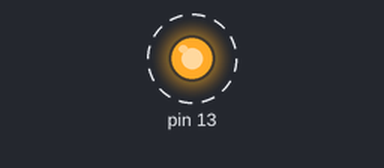
A sketch run on a simulated Arduino Uno, built with avr-gcc and run on an emulated ATmega328P. Shown: output pins drawn as LEDs (lit = HIGH). Dashed ring = blinking.

Above: at 0.1 s.
Timing chart, 0 to 3.0 s (numbered marks = the images above):
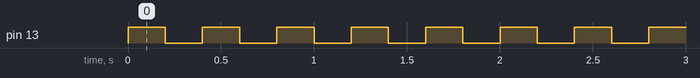

Measured:
- by itself, pin 13: alternates HIGH for 0.20 s and LOW for 0.20 s

The sketch:

LED13_Leuchte.ino
```cpp
//Globale Variablen deklarieren
int Leuchtintervall;

/**************
 * Startfunktion vorbereiten und ausführen
 **************/

void setup(){

  //Leuchtintervall in ms zuweisen
  Leuchtintervall = 200;
  //Pinmodus 13 auf Ausgang gesetzt
  pinMode(13, OUTPUT);

}

/**************
 * Schleifenfunktion vorbereiten und ausführen
 **************/

void loop(){

  //Leuchte einschalten
  digitalWrite(13, HIGH);
  //Verzögern
  delay(Leuchtintervall);
  //Leuchte ausschalten
  digitalWrite(13, LOW);
  //verzögern
  delay(Leuchtintervall);

}
```
